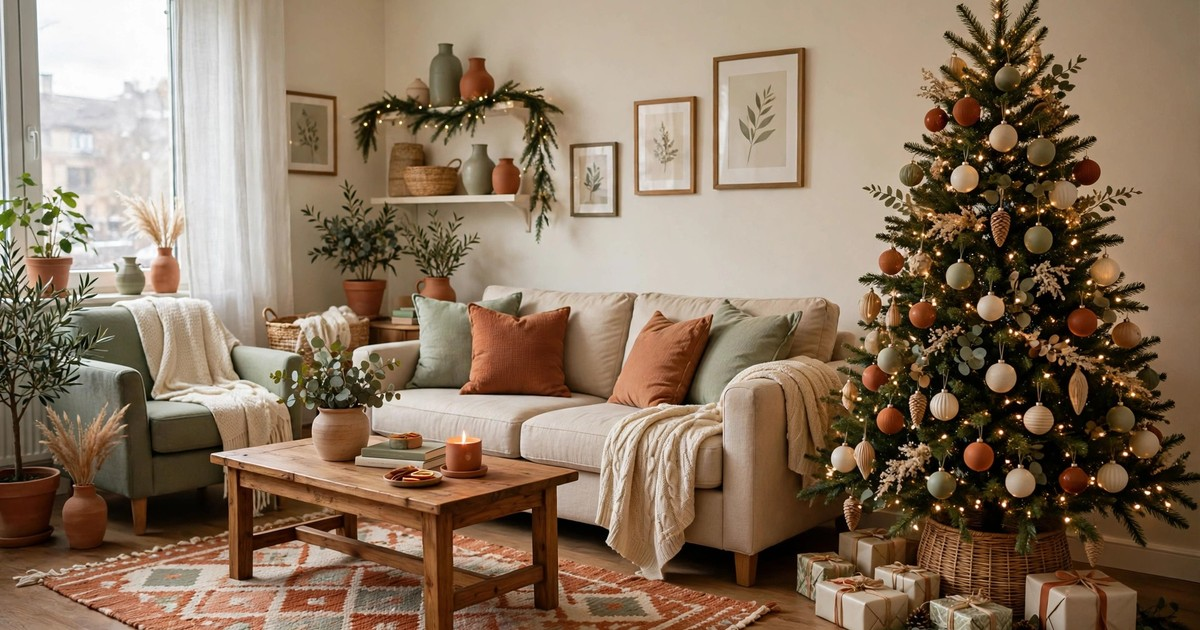
#> input picture assets/child-proof-christmas-decor-rental-guide/hero.jpg, 1200 x 630 px, found by its file name
$ python build-sample-pins.py
#> lines starting #> are read from the running program, lines starting #| are printed output that depends on the picture
#!/usr/bin/env python3
"""Sample Decorly branded pins: real photo top, burgundy band + cream serif title."""
import sys
from PIL import Image, ImageDraw, ImageFont, ImageFilter

W, H = 1000, 1500
IMG_H = 940
BURG_DEEP = (103, 34, 47)
BURG = (142, 47, 63)
CREAM = (250, 243, 230)
GOLD = (217, 164, 65)

SERIF_B = "/usr/share/fonts/truetype/noto/NotoSerif-SemiBold.ttf"
SERIF_R = "/usr/share/fonts/truetype/noto/NotoSerif-Regular.ttf"

def wrap(draw, text, font, max_w):
    words, lines, cur = text.split(), [], ""
    for w_ in words:
        t = (cur + " " + w_).strip()
        if draw.textlength(t, font=font) <= max_w:
            cur = t
        else:
            lines.append(cur); cur = w_
    lines.append(cur)
    return lines

def make_pin(img_path, title, out_path):
    img = Image.open(img_path).convert("RGB")
#> img is the input picture: PIL image 1200x630 RGB; mean R, G, B 137.7, 116.5, 95.6
    # cover-fit to 1000x940
    r = max(W / img.width, IMG_H / img.height)
#> r = 1.49
    img = img.resize((int(img.width * r) + 1, int(img.height * r) + 1), Image.LANCZOS)
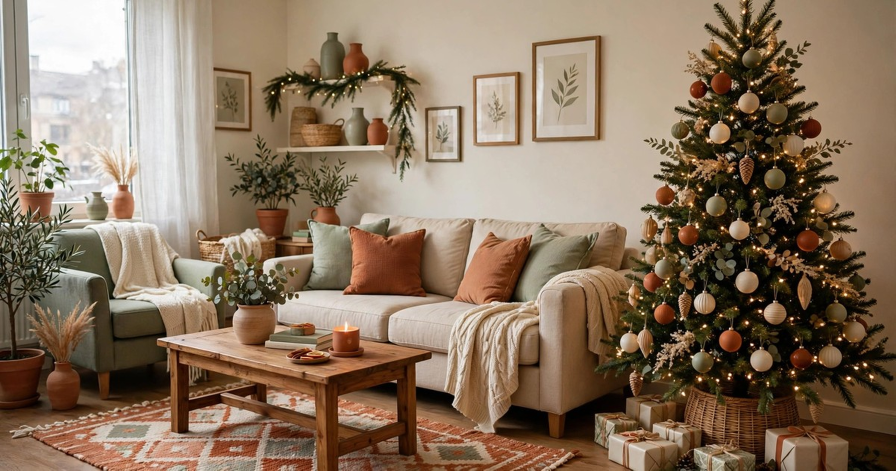
#> img: PIL image 1791x941 RGB (shown at 1/2 size); mean R, G, B 137.7, 116.5, 95.6
    x = (img.width - W) // 2; y = (img.height - IMG_H) // 2
#> after `x = (img.width - W) // 2`: x = 395
#> after `y = (img.height - IMG_H) // 2`: y = 0
    img = img.crop((x, y, x + W, y + IMG_H))
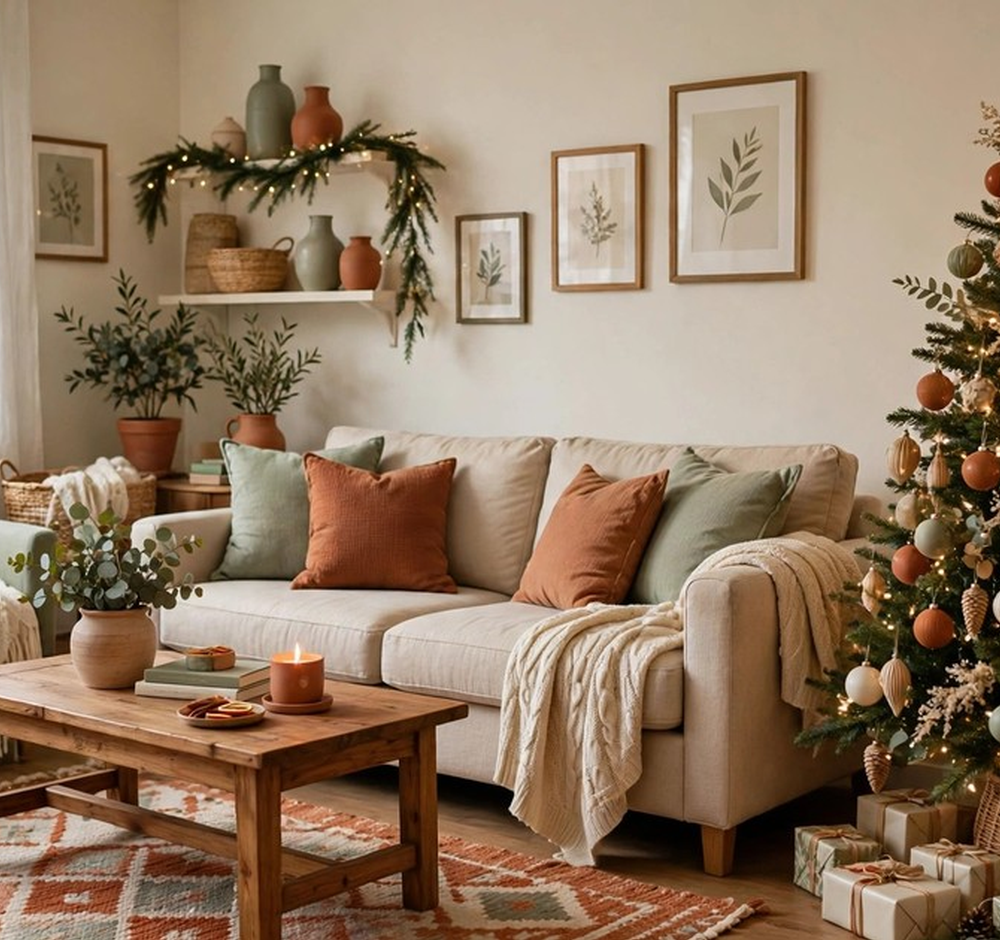
#> img: PIL image 1000x940 RGB; mean R, G, B 146.8, 122.7, 99.4

    canvas = Image.new("RGB", (W, H), BURG_DEEP)
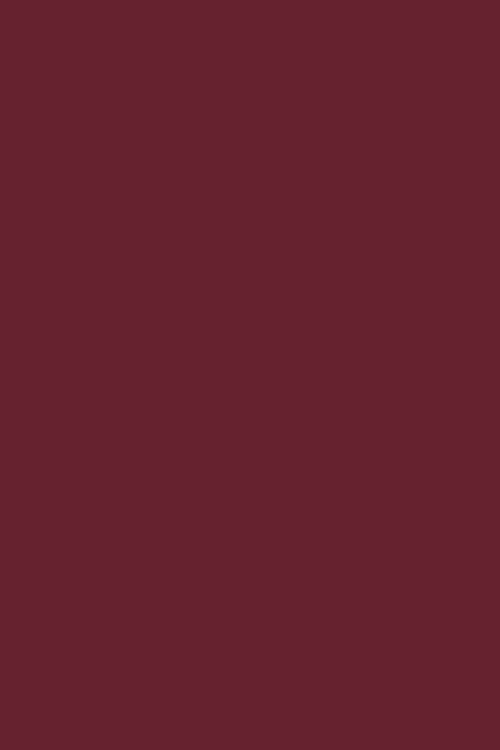
#> canvas: PIL image 1000x1500 RGB (shown at 1/2 size); mean R, G, B 103, 34, 47
    canvas.paste(img, (0, 0))
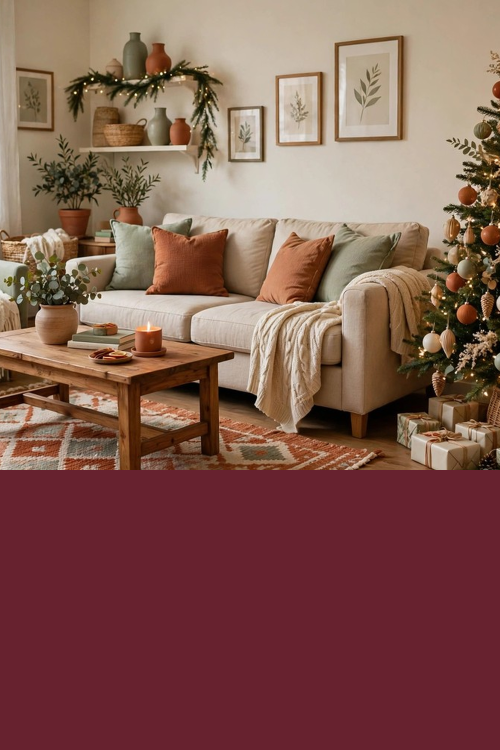
#> canvas: PIL image 1000x1500 RGB (shown at 1/2 size); mean R, G, B 130.5, 89.6, 79.8
    d = ImageDraw.Draw(canvas)
    # subtle gradient on band
    band = Image.new("RGB", (W, H - IMG_H))
#> band: PIL image 1000x560 RGB; every value is 0
    bd = ImageDraw.Draw(band)
    for i in range(H - IMG_H):
        t = i / (H - IMG_H)
        bd.line([(0, i), (W, i)],
                fill=tuple(int(BURG_DEEP[c] + (BURG[c] - BURG_DEEP[c]) * t) for c in range(3)))
    canvas.paste(band, (0, IMG_H))
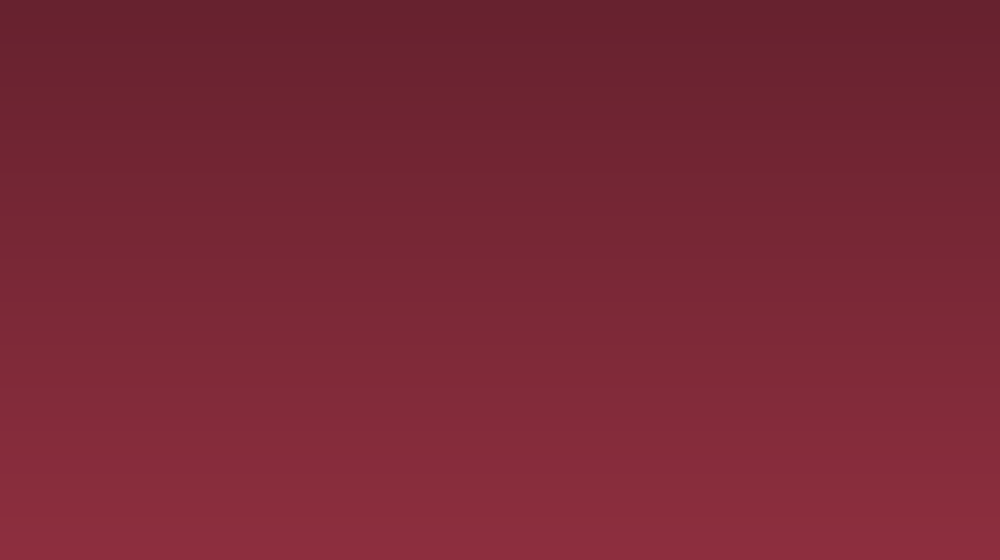
#> band: PIL image 1000x560 RGB; mean R, G, B 122, 40, 54.5
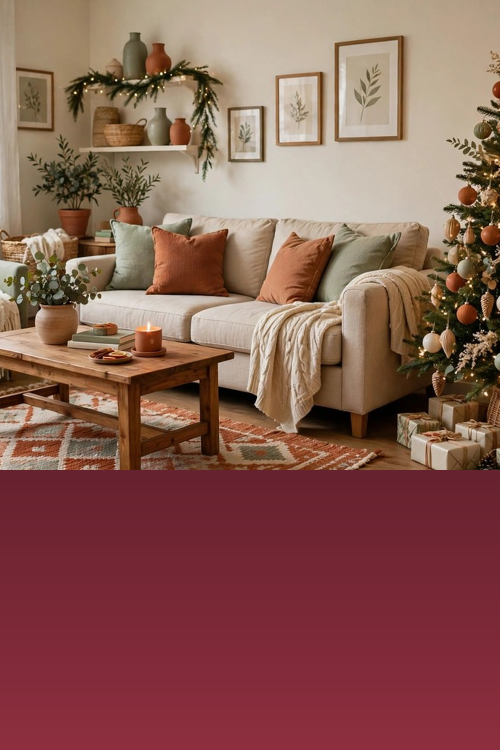
#> canvas: PIL image 1000x1500 RGB (shown at 1/2 size); mean R, G, B 137.6, 91.8, 82.6

    d = ImageDraw.Draw(canvas)
    font = ImageFont.truetype(SERIF_B, 62)
    lines = wrap(d, title, font, W - 120)
#> lines = ['How to Decorate Your', 'Rental for Halloween on a', '$50 Budget']
    line_h = 78
    total = len(lines) * line_h
#> total = 234
    ty = IMG_H + (H - IMG_H - total) // 2 - 20
#> ty = 1083
    for ln in lines:
        tw = d.textlength(ln, font=font)
        d.text(((W - tw) / 2, ty), ln, font=font, fill=CREAM)
        ty += line_h
#> this loop made 3 passes
#> (ln, tw, ty) on passes 1 to 3: ('How to Decorate Your', 672.8, 1161), ('Rental for Halloween on a', 799.8, 1239), ('$50 Budget', 361.1, 1317)
#> after the loop, ty = 1317

    bf = ImageFont.truetype(SERIF_R, 34)
    brand = "decorly.homes"
    bw = d.textlength(brand, font=bf)
#> bw = 233.5
    d.text(((W - bw) / 2, H - 78), brand, font=bf, fill=GOLD)
    canvas.save(out_path, quality=92)
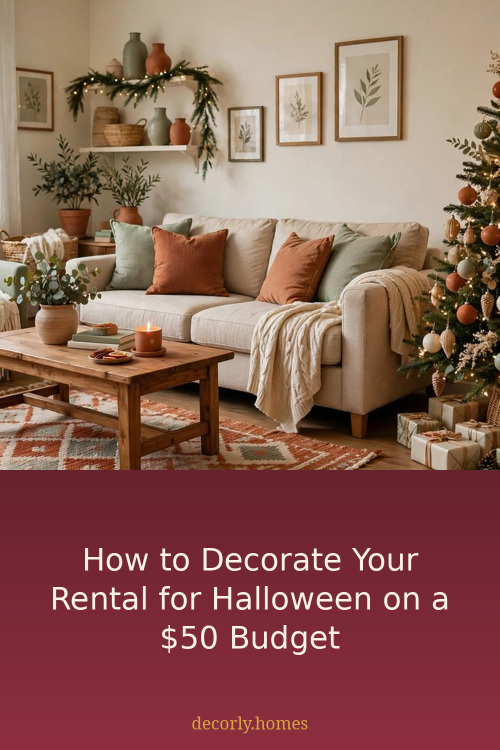
#> saved as pin-halloween-rental-50.jpg: PIL image 1000x1500 RGB (shown at 1/2 size); mean R, G, B 139.7, 95.1, 85.4
    print("saved", out_path)

JOBS = [
    ("assets/halloween-rental-decor-guide/hero.jpg",
     "How to Decorate Your Rental for Halloween on a $50 Budget",
     "social/samples/pin-halloween-rental-50.jpg"),
    ("assets/afrohemian-decor-finds-under-25/hero.jpg",
     "9 Afrohemian Decor Finds Under $25",
     "social/samples/pin-afrohemian-under-25.jpg"),
    ("assets/bedroom-plant-styling-ideas/hero.jpg",
     "12 Bedroom Plant Styling Ideas That Turn Any Room Into a Green Retreat",
     "social/samples/pin-bedroom-plants.jpg"),
]

if __name__ == "__main__":
    import os
    os.makedirs("social/samples", exist_ok=True)
    for img_p, title, out in JOBS:
        make_pin(img_p, title, out)
